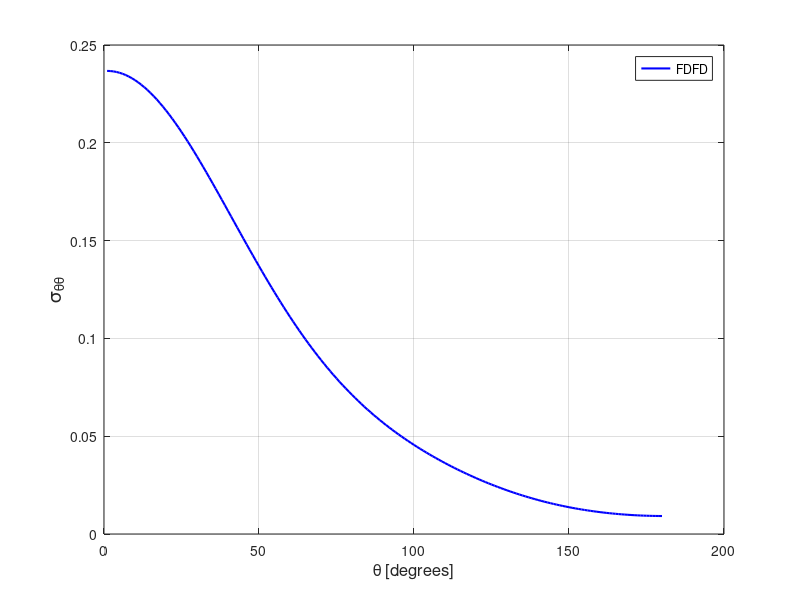

Recreate this plot in MATLAB.
stt = [ 
    1  0.23675016E+00
    2  0.23669325E+00
    3  0.23651832E+00
    4  0.23622395E+00
    5  0.23581252E+00
    6  0.23528276E+00
    7  0.23463807E+00
    8  0.23387934E+00
    9  0.23300594E+00
   10  0.23202179E+00
   11  0.23092742E+00
   12  0.22972529E+00
   13  0.22841807E+00
   14  0.22700702E+00
   15  0.22549716E+00
   16  0.22388861E+00
   17  0.22218573E+00
   18  0.22039039E+00
   19  0.21850795E+00
   20  0.21654053E+00
   21  0.21449161E+00
   22  0.21236424E+00
   23  0.21016285E+00
   24  0.20789212E+00
   25  0.20555447E+00
   26  0.20315351E+00
   27  0.20069434E+00
   28  0.19818111E+00
   29  0.19561577E+00
   30  0.19300538E+00
   31  0.19035122E+00
   32  0.18765949E+00
   33  0.18493403E+00
   34  0.18217637E+00
   35  0.17939343E+00
   36  0.17658792E+00
   37  0.17376284E+00
   38  0.17092340E+00
   39  0.16807288E+00
   40  0.16521434E+00
   41  0.16235133E+00
   42  0.15948910E+00
   43  0.15662850E+00
   44  0.15377355E+00
   45  0.15092744E+00
   46  0.14809453E+00
   47  0.14527531E+00
   48  0.14247422E+00
   49  0.13969301E+00
   50  0.13693383E+00
   51  0.13419992E+00
   52  0.13149232E+00
   53  0.12881392E+00
   54  0.12616608E+00
   55  0.12355182E+00
   56  0.12097069E+00
   57  0.11842583E+00
   58  0.11591765E+00
   59  0.11344723E+00
   60  0.11101615E+00
   61  0.10862499E+00
   62  0.10627403E+00
   63  0.10396480E+00
   64  0.10169723E+00
   65  0.99472627E-01
   66  0.97289667E-01
   67  0.95150031E-01
   68  0.93052886E-01
   69  0.90997994E-01
   70  0.88986635E-01
   71  0.87017648E-01
   72  0.85090362E-01
   73  0.83205104E-01
   74  0.81361458E-01
   75  0.79558127E-01
   76  0.77795610E-01
   77  0.76072350E-01
   78  0.74388281E-01
   79  0.72742417E-01
   80  0.71134098E-01
   81  0.69562107E-01
   82  0.68026632E-01
   83  0.66526353E-01
   84  0.65059863E-01
   85  0.63626863E-01
   86  0.62226653E-01
   87  0.60857508E-01
   88  0.59520029E-01
   89  0.58211762E-01
   90  0.56932494E-01
   91  0.55681687E-01
   92  0.54457843E-01
   93  0.53260710E-01
   94  0.52088849E-01
   95  0.50942432E-01
   96  0.49819939E-01
   97  0.48720650E-01
   98  0.47644239E-01
   99  0.46589326E-01
  100  0.45556221E-01
  101  0.44543684E-01
  102  0.43550897E-01
  103  0.42577568E-01
  104  0.41623332E-01
  105  0.40687542E-01
  106  0.39769445E-01
  107  0.38869206E-01
  108  0.37985988E-01
  109  0.37119102E-01
  110  0.36268748E-01
  111  0.35434272E-01
  112  0.34615323E-01
  113  0.33811957E-01
  114  0.33023261E-01
  115  0.32250024E-01
  116  0.31491101E-01
  117  0.30746685E-01
  118  0.30016743E-01
  119  0.29300872E-01
  120  0.28599061E-01
  121  0.27910769E-01
  122  0.27236495E-01
  123  0.26576072E-01
  124  0.25929082E-01
  125  0.25295520E-01
  126  0.24675542E-01
  127  0.24068875E-01
  128  0.23475813E-01
  129  0.22895487E-01
  130  0.22328813E-01
  131  0.21775244E-01
  132  0.21234704E-01
  133  0.20707417E-01
  134  0.20193139E-01
  135  0.19692104E-01
  136  0.19203745E-01
  137  0.18728431E-01
  138  0.18266065E-01
  139  0.17816426E-01
  140  0.17379679E-01
  141  0.16955325E-01
  142  0.16543876E-01
  143  0.16144924E-01
  144  0.15758283E-01
  145  0.15384296E-01
  146  0.15022397E-01
  147  0.14672725E-01
  148  0.14335144E-01
  149  0.14009585E-01
  150  0.13695845E-01
  151  0.13393808E-01
  152  0.13103590E-01
  153  0.12824739E-01
  154  0.12557323E-01
  155  0.12301248E-01
  156  0.12056121E-01
  157  0.11822086E-01
  158  0.11598920E-01
  159  0.11386460E-01
  160  0.11184621E-01
  161  0.10993149E-01
  162  0.10812005E-01
  163  0.10641120E-01
  164  0.10480344E-01
  165  0.10329340E-01
  166  0.10188309E-01
  167  0.10056897E-01
  168  0.99350922E-02
  169  0.98227682E-02
  170  0.97198188E-02
  171  0.96260905E-02
  172  0.95416810E-02
  173  0.94663668E-02
  174  0.94000753E-02
  175  0.93427179E-02
  176  0.92942230E-02
  177  0.92545496E-02
  178  0.92238747E-02
  179  0.92019010E-02
  180  0.91885813E-02
  181  0.91841510E-02
  182  0.91884062E-02
  183  0.92014521E-02
  184  0.92232842E-02
  185  0.92538679E-02
  186  0.92932982E-02
  187  0.93415575E-02
  188  0.93986057E-02
  189  0.94646979E-02
  190  0.95398827E-02
  191  0.96242074E-02
  192  0.97174859E-02
  193  0.98203206E-02
  194  0.99323094E-02
  195  0.10053837E-01
  196  0.10184926E-01
  197  0.10325689E-01
  198  0.10476230E-01
  199  0.10636734E-01
  200  0.10807249E-01
  201  0.10987931E-01
  202  0.11178927E-01
  203  0.11380343E-01
  204  0.11592360E-01
  205  0.11815056E-01
  206  0.12048614E-01
  207  0.12293143E-01
  208  0.12548611E-01
  209  0.12815461E-01
  210  0.13093728E-01
  211  0.13383276E-01
  212  0.13684692E-01
  213  0.13997653E-01
  214  0.14322407E-01
  215  0.14659260E-01
  216  0.15008133E-01
  217  0.15368965E-01
  218  0.15742283E-01
  219  0.16127925E-01
  220  0.16525995E-01
  221  0.16936660E-01
  222  0.17359691E-01
  223  0.17795604E-01
  224  0.18244170E-01
  225  0.18705407E-01
  226  0.19179590E-01
  227  0.19666858E-01
  228  0.20166809E-01
  229  0.20679859E-01
  230  0.21205829E-01
  231  0.21745088E-01
  232  0.22297159E-01
  233  0.22862757E-01
  234  0.23441300E-01
  235  0.24033513E-01
  236  0.24638563E-01
  237  0.25257252E-01
  238  0.25889374E-01
  239  0.26534751E-01
  240  0.27193910E-01
  241  0.27866669E-01
  242  0.28553342E-01
  243  0.29253870E-01
  244  0.29968088E-01
  245  0.30696824E-01
  246  0.31439900E-01
  247  0.32196950E-01
  248  0.32968856E-01
  249  0.33755802E-01
  250  0.34557730E-01
  251  0.35374787E-01
  252  0.36208011E-01
  253  0.37057038E-01
  254  0.37922379E-01
  255  0.38804196E-01
  256  0.39703269E-01
  257  0.40619738E-01
  258  0.41554108E-01
  259  0.42506889E-01
  260  0.43478649E-01
  261  0.44469964E-01
  262  0.45481537E-01
  263  0.46513423E-01
  264  0.47566775E-01
  265  0.48642125E-01
  266  0.49739871E-01
  267  0.50861444E-01
  268  0.52006781E-01
  269  0.53176798E-01
  270  0.54373436E-01
  271  0.55595819E-01
  272  0.56845792E-01
  273  0.58124024E-01
  274  0.59430990E-01
  275  0.60767699E-01
  276  0.62135827E-01
  277  0.63534744E-01
  278  0.64967431E-01
  279  0.66432178E-01
  280  0.67932248E-01
  281  0.69466814E-01
  282  0.71037233E-01
  283  0.72645187E-01
  284  0.74290112E-01
  285  0.75973399E-01
  286  0.77695794E-01
  287  0.79457991E-01
  288  0.81259996E-01
  289  0.83103217E-01
  290  0.84988214E-01
  291  0.86914062E-01
  292  0.88882349E-01
  293  0.90893418E-01
  294  0.92946887E-01
  295  0.95042959E-01
  296  0.97182408E-01
  297  0.99364176E-01
  298  0.10158838E+00
  299  0.10385594E+00
  300  0.10616390E+00
  301  0.10851409E+00
  302  0.11090410E+00
  303  0.11333498E+00
  304  0.11580491E+00
  305  0.11831231E+00
  306  0.12085684E+00
  307  0.12343697E+00
  308  0.12605131E+00
  309  0.12869817E+00
  310  0.13137549E+00
  311  0.13408257E+00
  312  0.13681622E+00
  313  0.13957433E+00
  314  0.14235561E+00
  315  0.14515673E+00
  316  0.14797506E+00
  317  0.15080847E+00
  318  0.15365404E+00
  319  0.15650906E+00
  320  0.15936926E+00
  321  0.16223325E+00
  322  0.16509543E+00
  323  0.16795452E+00
  324  0.17080563E+00
  325  0.17364550E+00
  326  0.17647104E+00
  327  0.17927732E+00
  328  0.18206187E+00
  329  0.18481940E+00
  330  0.18754745E+00
  331  0.19024020E+00
  332  0.19289522E+00
  333  0.19550800E+00
  334  0.19807433E+00
  335  0.20059003E+00
  336  0.20305191E+00
  337  0.20545466E+00
  338  0.20779477E+00
  339  0.21006925E+00
  340  0.21227328E+00
  341  0.21440315E+00
  342  0.21645559E+00
  343  0.21842623E+00
  344  0.22031271E+00
  345  0.22211094E+00
  346  0.22381727E+00
  347  0.22542998E+00
  348  0.22694501E+00
  349  0.22835965E+00
  350  0.22967121E+00
  351  0.23087840E+00
  352  0.23197639E+00
  353  0.23296629E+00
  354  0.23384307E+00
  355  0.23460838E+00
  356  0.23525745E+00
  357  0.23579140E+00
  358  0.23620914E+00
  359  0.23650834E+00
  360  0.23668809E+00
 ]; 
plot(stt(1:180,1),stt(1:180,2),'b-','linewidth',1.5 ); 
grid on 
legend('FDFD');
xlabel('\theta [degrees]','FontSize',12);
ylabel('\sigma_{\theta\theta}','FontSize',14);
